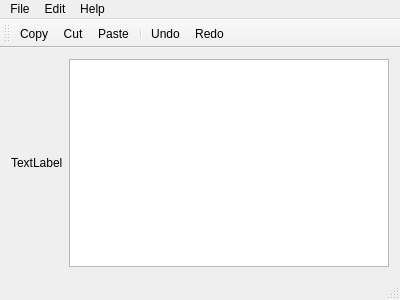
<?xml version="1.0" encoding="UTF-8"?>
<ui version="4.0">
 <class>MainWindow</class>
 <widget class="QMainWindow" name="MainWindow">
  <property name="geometry">
   <rect>
    <x>0</x>
    <y>0</y>
    <width>400</width>
    <height>300</height>
   </rect>
  </property>
  <property name="windowTitle">
   <string>MainWindow</string>
  </property>
  <widget class="QWidget" name="centralWidget">
   <layout class="QHBoxLayout" name="horizontalLayout">
    <item>
     <widget class="QLabel" name="label">
      <property name="text">
       <string>TextLabel</string>
      </property>
     </widget>
    </item>
    <item>
     <widget class="QTextEdit" name="textEdit"/>
    </item>
   </layout>
  </widget>
  <widget class="QMenuBar" name="menuBar">
   <property name="geometry">
    <rect>
     <x>0</x>
     <y>0</y>
     <width>400</width>
     <height>20</height>
    </rect>
   </property>
   <widget class="QMenu" name="menuFile">
    <property name="title">
     <string>File</string>
    </property>
    <addaction name="actionQuit"/>
   </widget>
   <widget class="QMenu" name="menuEdit">
    <property name="title">
     <string>Edit</string>
    </property>
    <addaction name="actionCopy"/>
    <addaction name="actionCut"/>
    <addaction name="actionPaste"/>
    <addaction name="separator"/>
    <addaction name="actionRedo"/>
    <addaction name="actionUndo"/>
   </widget>
   <widget class="QMenu" name="menuHelp">
    <property name="title">
     <string>Help</string>
    </property>
    <addaction name="actionAbout"/>
    <addaction name="actionAbout_Qt"/>
   </widget>
   <addaction name="menuFile"/>
   <addaction name="menuEdit"/>
   <addaction name="menuHelp"/>
  </widget>
  <widget class="QToolBar" name="mainToolBar">
   <attribute name="toolBarArea">
    <enum>TopToolBarArea</enum>
   </attribute>
   <attribute name="toolBarBreak">
    <bool>false</bool>
   </attribute>
   <addaction name="actionCopy"/>
   <addaction name="actionCut"/>
   <addaction name="actionPaste"/>
   <addaction name="separator"/>
   <addaction name="actionRedo"/>
   <addaction name="actionUndo"/>
  </widget>
  <widget class="QStatusBar" name="statusBar"/>
  <action name="actionQuit">
   <property name="icon">
    <iconset resource="resources.qrc">
     <normaloff>:/images/quitIcon.png</normaloff>:/images/quitIcon.png</iconset>
   </property>
   <property name="text">
    <string>Quit</string>
   </property>
  </action>
  <action name="actionCopy">
   <property name="icon">
    <iconset resource="resources.qrc">
     <normaloff>:/images/copyIcon.png</normaloff>:/images/copyIcon.png</iconset>
   </property>
   <property name="text">
    <string>Copy</string>
   </property>
  </action>
  <action name="actionCut">
   <property name="icon">
    <iconset resource="resources.qrc">
     <normaloff>:/images/cutIcon.png</normaloff>:/images/cutIcon.png</iconset>
   </property>
   <property name="text">
    <string>Cut</string>
   </property>
  </action>
  <action name="actionPaste">
   <property name="icon">
    <iconset resource="resources.qrc">
     <normaloff>:/images/pasteIcon.png</normaloff>:/images/pasteIcon.png</iconset>
   </property>
   <property name="text">
    <string>Paste</string>
   </property>
  </action>
  <action name="actionRedo">
   <property name="icon">
    <iconset resource="resources.qrc">
     <normaloff>:/images/undoIcon.png</normaloff>:/images/undoIcon.png</iconset>
   </property>
   <property name="text">
    <string>Undo</string>
   </property>
  </action>
  <action name="actionUndo">
   <property name="icon">
    <iconset resource="resources.qrc">
     <normaloff>:/images/redoIcon.png</normaloff>:/images/redoIcon.png</iconset>
   </property>
   <property name="text">
    <string>Redo</string>
   </property>
  </action>
  <action name="actionAbout">
   <property name="icon">
    <iconset resource="resources.qrc">
     <normaloff>:/images/aboutIcon.png</normaloff>:/images/aboutIcon.png</iconset>
   </property>
   <property name="text">
    <string>About</string>
   </property>
  </action>
  <action name="actionAbout_Qt">
   <property name="icon">
    <iconset resource="resources.qrc">
     <normaloff>:/images/aboutQtIcon.png</normaloff>:/images/aboutQtIcon.png</iconset>
   </property>
   <property name="text">
    <string>About Qt</string>
   </property>
  </action>
 </widget>
 <layoutdefault spacing="6" margin="11"/>
 <resources>
  <include location="resources.qrc"/>
 </resources>
 <connections/>
</ui>
